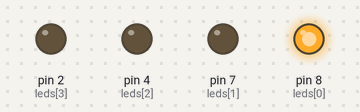
This sketch was run on a simulated Arduino Uno, built with avr-gcc and run on an emulated ATmega328P. On the bench: output pins drawn as LEDs (lit = HIGH).

Above: at 0.5 s.
At 1.5 s:
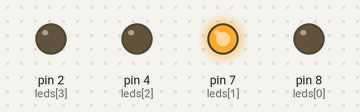
At 2.5 s:
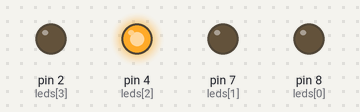
At 3.5 s:
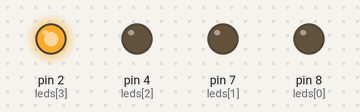
Timing chart, 0 to 5.2 s (numbered marks = the images above):
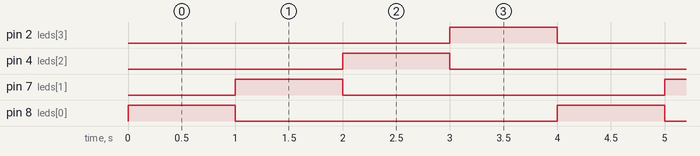

Measured:
- by itself, pin 2 (leds[3]), pin 4 (leds[2]), pin 7 (leds[1]), pin 8 (leds[0]): alternates HIGH for 1.0 s and LOW for 3.0 s
- by itself, everything shown: repeats every 4.0 s, in 4 steps

The sketch:

AutomaticTrafficLightArray.ino
```cpp
int timer = 1000;
int activeLed = 0;

int leds[] = {8, 7, 4, 2};
int size = 4;

void setup() {
    Serial.begin(9600);

    for (int i = 0; i < size; i++) {
        pinMode(leds[i], OUTPUT);
    }

}

void loop() {
    light();
    delay(timer);
    activeLed = activeLed + 1;
    if (activeLed > (size - 1)) {
        activeLed = 0;
    }

}

void light() {
    for (int i = 0; i < size; i++) {
        if (i == activeLed) {
            digitalWrite(leds[i], HIGH);
        } else {
            digitalWrite(leds[i], LOW);
        }
    }
}
```
